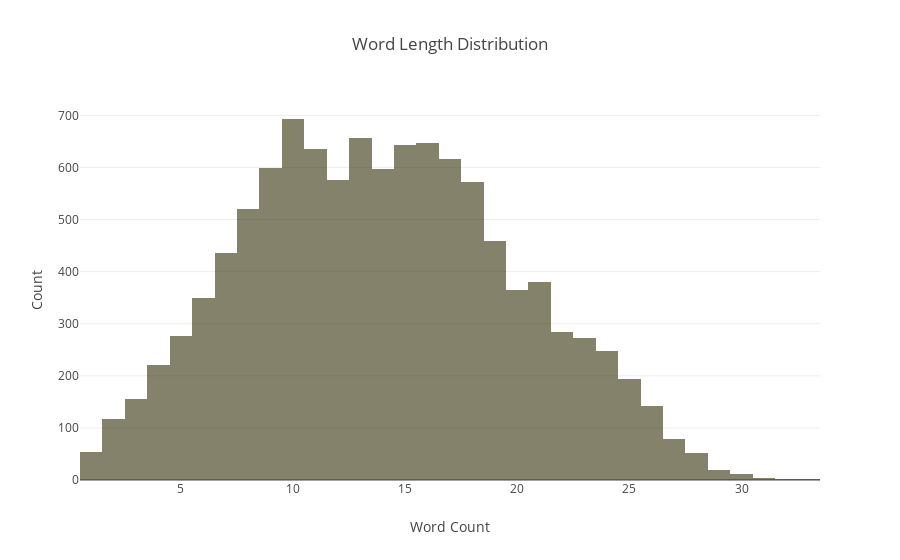

Source (notebook cell):
### Markdown cell above
## Word Length Distribution

### Code cell
data = [go.Histogram(
        x = df.word_count,
        marker=dict(color='rgba(52, 48, 10, 0.6)')
)]

layout = go.Layout(
    title='Word Length Distribution',
    xaxis=dict(title='Word Count'),
    yaxis=dict(title='Count')
)

fig = go.Figure(data=data, layout=layout)

py.iplot(fig, filename='basic-hist')

### Figure 1 — Plotly figure (JSON) as saved in the notebook; plotly's stock layout.template omitted (floating-point values rounded to 4 significant figures; data arrays with more than 128 entries replaced by an {"elided": "..."} marker saying what was removed)
{"data": [{"marker": {"color": "rgba(52, 48, 10, 0.6)"}, "type": "histogram", "uid": "fa94c7d9-1ec6-43cc-891e-8a18bacb9570", "x": {"elided": "10876 int values"}}], "layout": {"title": {"text": "Word Length Distribution"}, "xaxis": {"title": {"text": "Word Count"}}, "yaxis": {"title": {"text": "Count"}}}}
